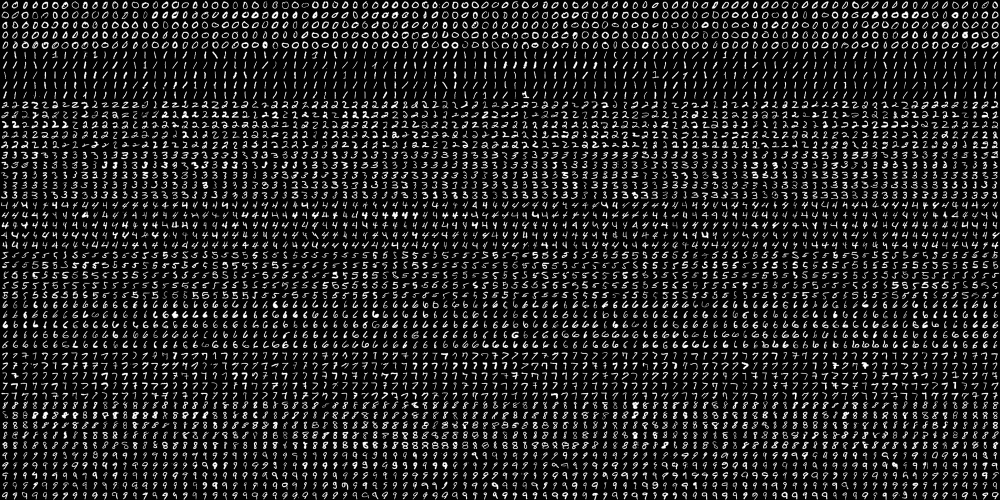
//> input picture digits_training_dataset.png, 2000 x 1000 px (shown at 1/2 size)
$ ./main   (built with g++ and OpenCV 4)
//> lines starting //> are read from the running program, lines starting //| are printed output that depends on the picture; after the words box and inside, x2 and y2 are one past the last pixel; in counts of white or black regions, pixels touching at a corner belong together
///////////////////////////////////////////////////////////////////////////
//
//	Hand Writing digits Recognition
//		#1 classification
//		#2 training
//		#3 testing
//
///////////////////////////////////////////////////////////////////////////

#include<opencv2/core/core.hpp>
#include<opencv2/highgui/highgui.hpp>
#include<opencv2/imgproc/imgproc.hpp>
#include<opencv2/ml/ml.hpp>

#include<iostream>
#include<vector>
#include<math.h>

// dimension variables ////////////////////////////////////////////////////////

const int UNIT = 20;
const int MIN = 10;

// classification	   ////////////////////////////////////////////////////////

int classification()
{

	std::cout << "This program will recognize hand writing digits." << std::endl;

	cv::Mat img_init;									//// input MNIST image
	cv::Mat img_gray_scale;								////
	cv::Mat img_gray_scale_cpoy;						////

	cv::Mat classification;								////
	cv::Mat img_float;
	cv::Mat img_float_flat;						////
	cv::Mat img_float_flat_total;					////

	std::vector<std::vector<cv::Point>> output_contours;////
	std::vector<cv::Vec4i> output_hierarchy;			////for find contour

	//std::cout << std::endl << " digits: " << std::endl
	//	<< "'0', '1', '2', '3', '4', '5', '6', '7', '8', '9' "
	//	<< std::endl << std::endl;

	///	load and process image	/////////////////////////////////////////////////

	img_init = cv::imread("digits_training_dataset.png");//// load dataset image
//> img_init is the input picture: 1000 rows x 2000 cols, CV_8UC3; min 0, max 255, mean 33.8

	if (img_init.empty())
	{
		std::cout << "Error: Image loading failed." << std::endl;

		return -1;
	}
	else
	{
		std::cout << "Image loading successful." << std::endl;

	}

	cv::cvtColor(img_init, img_gray_scale, CV_BGR2GRAY);

	img_gray_scale_cpoy = img_gray_scale.clone();

	//	contour hand writing figures	//////////////////////////////////////////////////

	cv::findContours(img_gray_scale_cpoy,
		output_contours,
		output_hierarchy,
		cv::RETR_EXTERNAL,
		cv::CHAIN_APPROX_SIMPLE);
//> output_contours = 5111 contours, 111 with area under 20; largest, box (x1, y1, x2, y2) and area: (1883, 42, 1898, 58) 176, (343, 2, 358, 18) 176, (1163, 62, 1178, 78) 170, (42, 23, 58, 38) 169, (1123, 883, 1138, 898) 168; output_hierarchy = 5111 items, first 8: [1, -1, -1, -1], [2, 0, -1, -1], [3, 1, -1, -1], [4, 2, -1, -1], [5, 3, -1, -1], [6, 4, -1, -1], [7, 5, -1, -1], [8, 6, -1, -1]

	//	classification of the contours	////////////////////////////////////////////////

	for (int i = 0; i < output_contours.size(); i++)
	{
		if (cv::contourArea(output_contours[i]) > MIN)					// avoid noise dots
		{
			cv::Rect boundary = cv::boundingRect(output_contours[i]);	// extract data from contour[i]

			//std::cout << boundary.y / 100;					// contour[i] y digit

			classification.push_back(boundary.y / 100);					// append

																		// To check whether contours work well, IMAGES show by the end.
			cv::rectangle(img_init, boundary, cv::Scalar(225, 225, 225), 1);

			cv::Mat ROI = img_init(boundary);
			cv::Mat ROI_resized;
			cv::resize(ROI, ROI_resized, cv::Size(UNIT, UNIT));
			ROI_resized.convertTo(img_float, CV_32FC1);

			img_float_flat = img_float.reshape(1, 1);
			img_float_flat_total.push_back(img_float_flat);

		}	// end if
	}	//	end for
//> this loop made 5111 passes
//> boundary on passes 3 to 14: Rect(1184, 985, 13, 15), Rect(1983, 984, 15, 15), Rect(1964, 984, 13, 16), Rect(1945, 984, 10, 15), Rect(1923, 984, 14, 15), Rect(1904, 984, 10, 15), Rect(1884, 984, 13, 15), Rect(1864, 984, 13, 15), Rect(1844, 984, 11, 15), Rect(1825, 984, 10, 15), Rect(1784, 984, 13, 15), Rect(1764, 984, 10, 16)
//> pass 3, in classification, `cv::resize(ROI, ROI_resized, cv::Size(UNIT, UNIT));`:
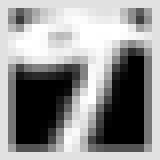
//> ROI_resized: 20 rows x 20 cols, CV_8UC3 (shown 8 times larger); min 0, max 255, mean 145.8
//> after the loop:
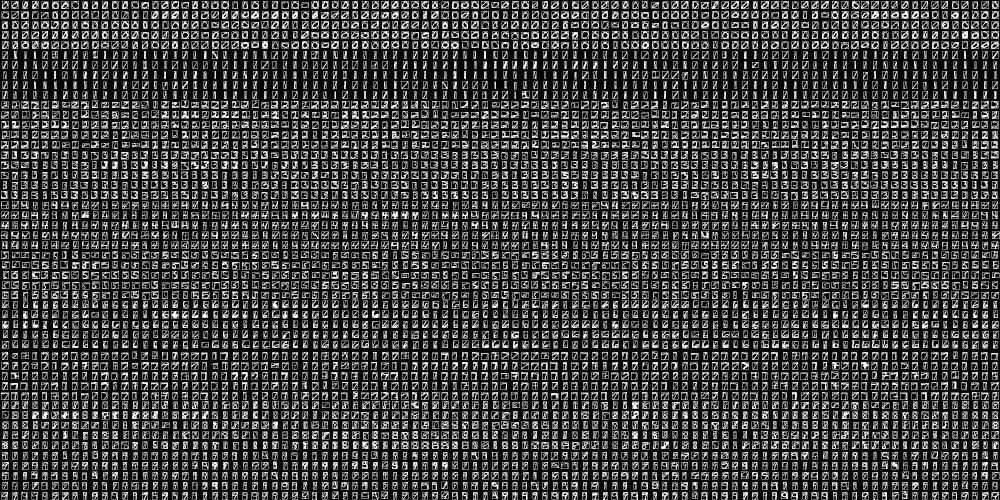
//> img_init: 1000 rows x 2000 cols, CV_8UC3 (shown at 1/2 size); 12.68% of pixels changed, all inside (x1, y1, x2, y2) = (2, 2, 2000, 1000)
//> after the loop:
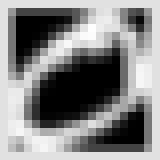
//> img_float: 20 rows x 20 cols, CV_32FC3 (shown 8 times larger); min 0, max 254, mean 132.2
//> after the loop:
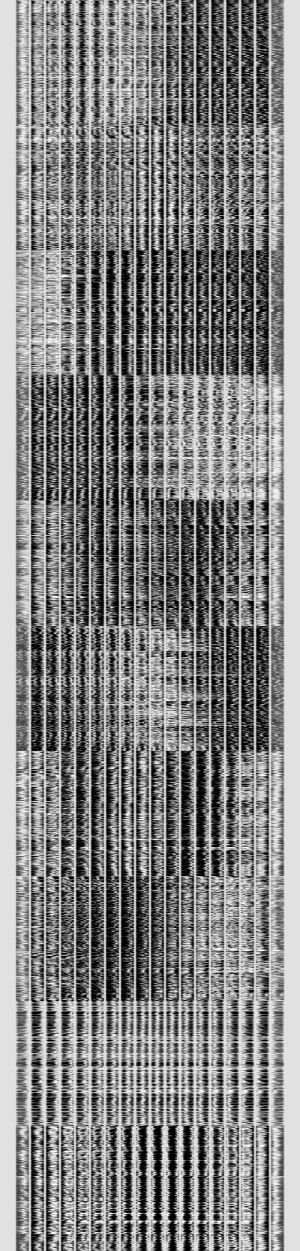
//> img_float_flat_total: 5004 rows x 1200 cols, CV_32FC1 (shown at 1/4 size); min 0, max 255, mean 133.1
//> after the loop, classification = 5004 values, max 9 at index 0, min 0 at index 4504, mean 4.5; img_float_flat = 1200 values, max 254 at index 213, min 0 at index 126, mean 132.2

		// save classification and img_float_flattened	////////////////////////////////////

	cv::FileStorage classification_file_storage("classification.xml", cv::FileStorage::WRITE);
	classification_file_storage << "classification" << classification;
	classification_file_storage.release();

	cv::FileStorage img_float_flat_total_file_storage("images.xml", cv::FileStorage::WRITE);
	img_float_flat_total_file_storage << "images" << img_float_flat_total;
	img_float_flat_total_file_storage.release();

	std::cout << std::endl;
	std::cout << "Classification finished.";
	std::cout << std::endl;
	//	Image show to check whether contours cover items properly


	return 0;
}

//	training		//////////////////////////////////////////////////////////////////

// [91 lines left out: functions training, testing, main, not called in this run]

// added to run one function of the file
int main() { classification(); }
